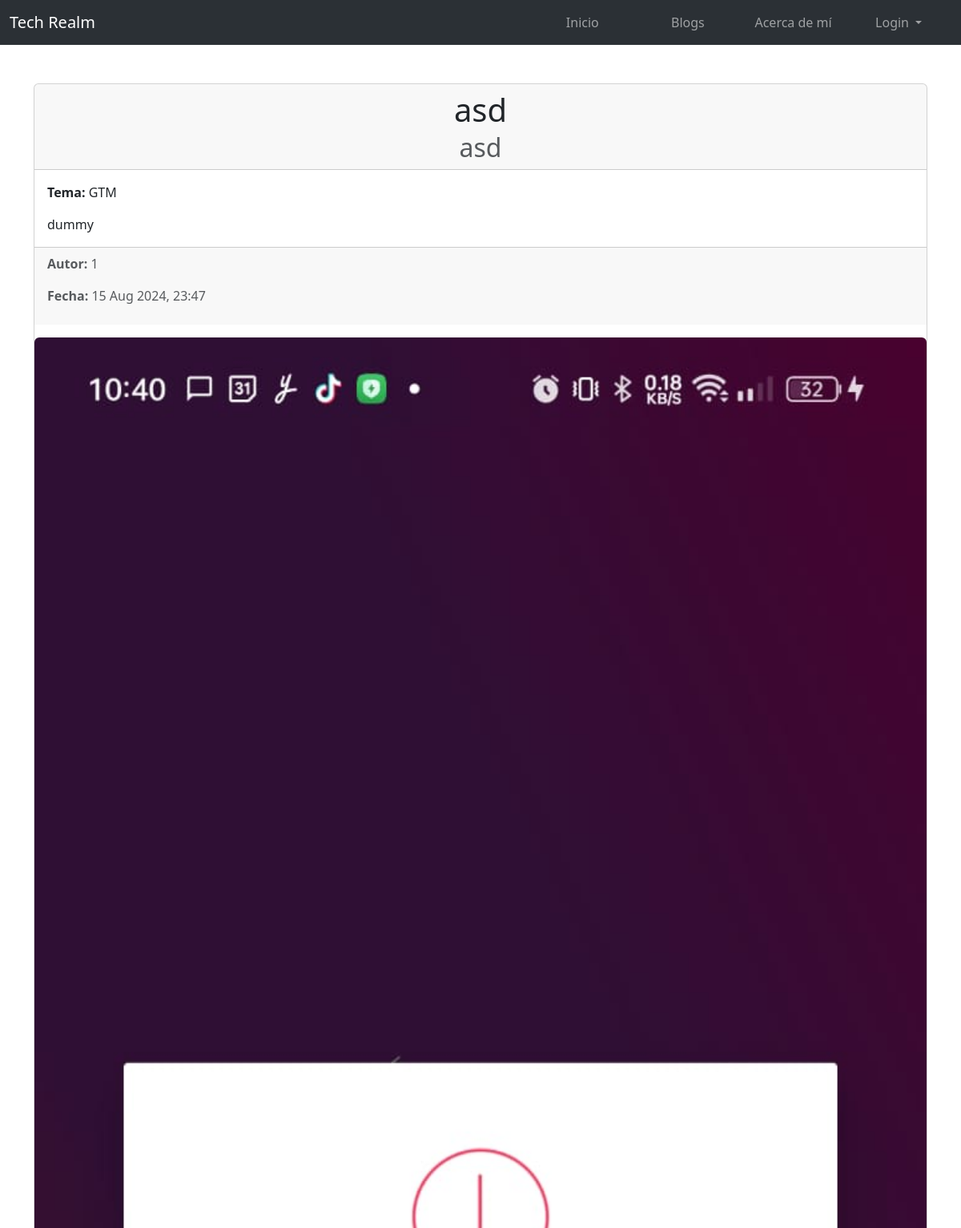
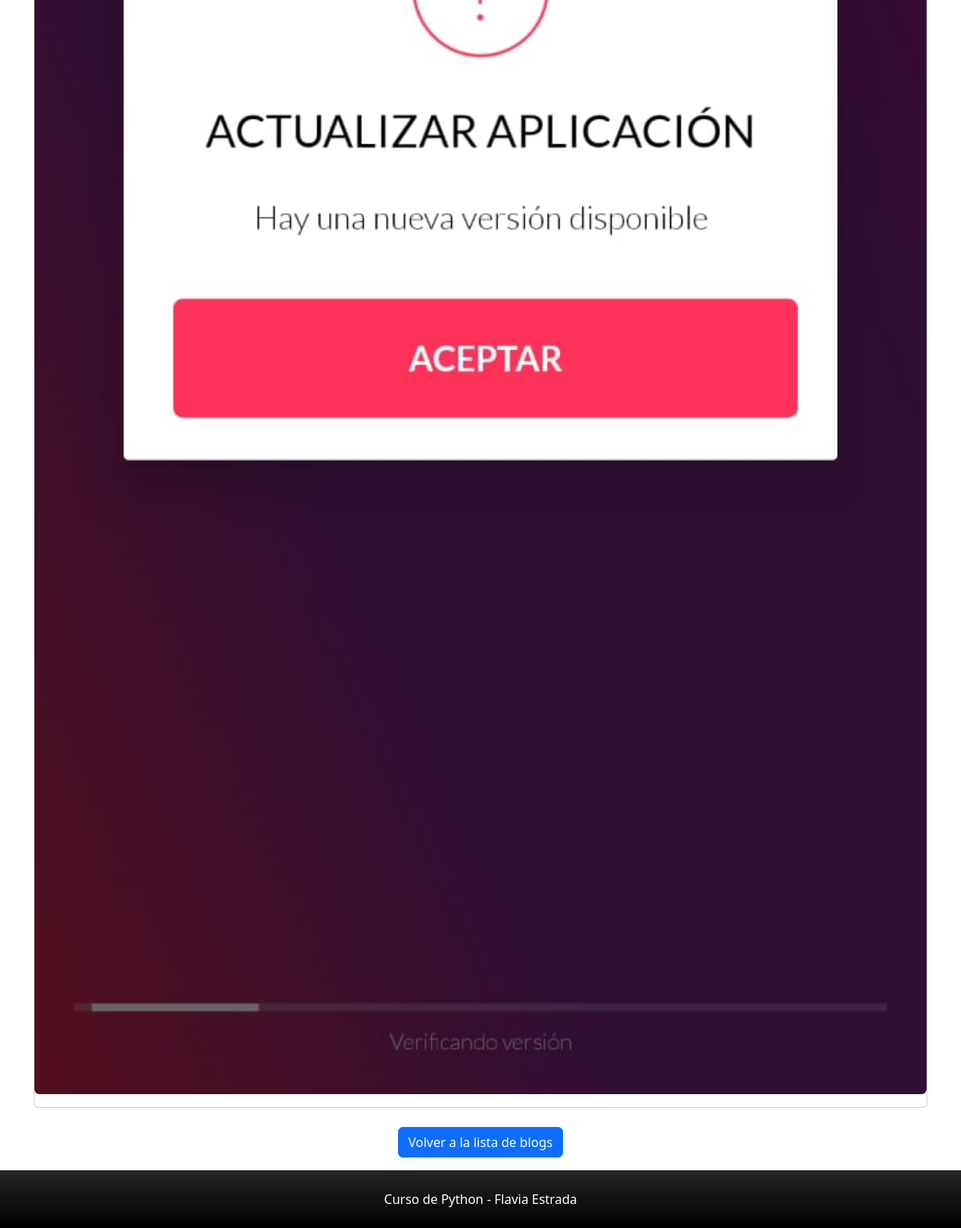
Screenshot of /blogs/1/ with the database file from the repository (2 pictures, top to bottom).
### techrealm/models.py (models this page shows)
class Blogs(models.Model):
    titulo = models.CharField(max_length=100)
    subtitulo = models.CharField(max_length=60)
    temas = {
        "1":"GTM",
        "2":"GA4",
        "3":"BQ"
    }
    tema = models.CharField(
        max_length = 1,
        choices = temas,
        default = "1"
    )
    cuerpo = models.TextField(null=True, blank= True)
    autor = models.CharField(max_length=100)
    fecha = models.DateTimeField(auto_now_add=True)
    imagen = models.ImageField(null=True, blank=True, upload_to="imagenes/")

### techrealm/views.py (the view)
# urls.py: path('blogs/<int:pk>/', views.blogsDetailView.as_view(), name = 'detalle_blog'),
class blogsDetailView(DetailView):
    model = Blogs
    template_name = "blog_detalle.html"

### templates/blog_detalle.html
{% extends "padre.html" %}
{% load static %}
{% block contenidoQueCambia %}
<div class="container mt-5">
    <div class="card">
        <div class="card-header text-center">
            <h1 class="card-title">{{ object.titulo }}</h1>
            <h2 class="card-subtitle text-muted">{{ object.subtitulo }}</h2>
        </div>
        <div class="card-body">
            <p class="card-text"><strong>Tema:</strong> {{ object.get_tema_display }}</p>
            <p class="card-text">{{ object.cuerpo }}</p>
        </div>
        <div class="card-footer text-muted">
            <p><strong>Autor:</strong> {{ object.autor }}</p>
            <p><strong>Fecha:</strong> {{ object.fecha|date:"d M Y, H:i" }}</p>
        </div>
        {% if object.imagen %}
            <img src="{{ object.imagen.url }}" class="card-img-bottom img-fluid rounded mx-auto d-block mt-3 mb-3" alt="Imagen relacionada con el blog">
        {% endif %}
    </div>
    <div class="mt-4 text-center my-3">
        <a href="{% url 'blogs' %}" class="btn btn-primary">Volver a la lista de blogs</a>
    </div>
</div>
{% endblock %}

### rows the page displays
Blogs: titulo "asd", subtitulo "asd", tema "GTM", cuerpo "dummy", autor "1", fecha "15 Aug 2024, 23:47", imagen (picture)
